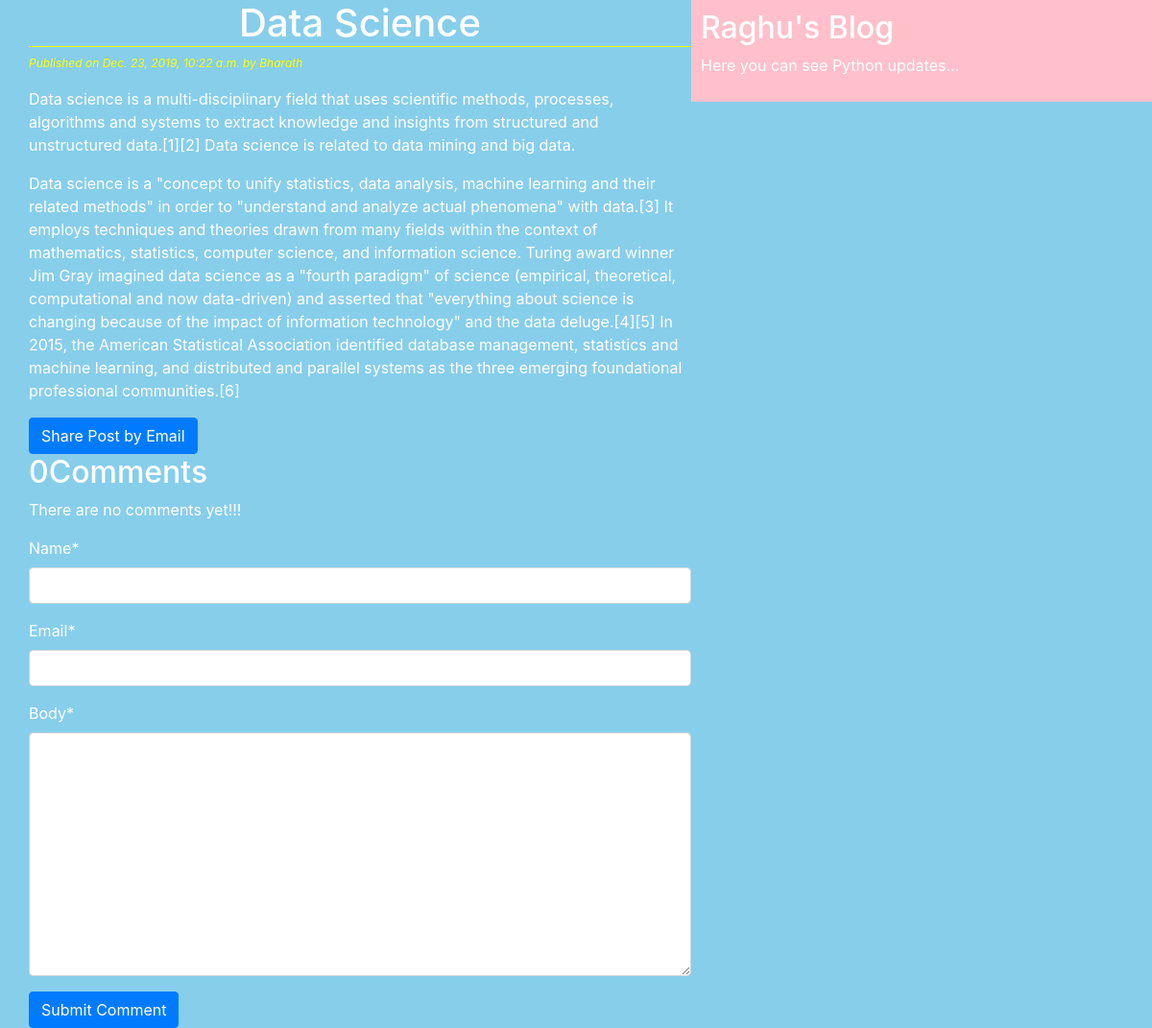
The page /2019/12/23/data-science/ on the database its author committed.
### blogapp/models.py (models this page shows, shortened)
class Post(models.Model):
    STATUS_CHOICES = (('draft', 'Draft'),('published','Published'))
    title = models.CharField(max_length = 250)
    slug = models.SlugField(max_length=250, unique_for_date = 'publish')
    author = models.ForeignKey(User, related_name='blog_posts', on_delete=models.CASCADE)
    body = models.TextField()
    publish = models.DateTimeField(default = timezone.now)
    created = models.DateTimeField(auto_now_add=True)
    updated = models.DateTimeField(auto_now=True)
    status = models.CharField(max_length = 10, choices = STATUS_CHOICES, default = 'draft')
    class Meta:
        ordering = ('-publish',)

### blogapp/views.py (the view)
# urls.py: url(r'^(?P<year>\d{4})/(?P<month>\d{2})/(?P<day>\d{2})/(?P<post>[-\w]+)/$', views.post_detail_view, ),
def post_detail_view(request,year,month,day,post):
    post = get_object_or_404(Post,slug = post,
                                        status = 'published',
                                        publish__year = year,
                                        publish__month = month,
                                        publish__day = day)
    comments = post.comments.filter(active=True)
    csubmit = False
    if request.method == 'POST':
        form = CommentForm(data=request.POST)
        if form.is_valid():
            new_comment = form.save(commit=False)
            new_comment.post = post
            new_comment.save()
            csubmit = True
    else:
        form = CommentForm()
    return render(request,'blogapp/post_detail.html',{'post':post,'form':form,'comments':comments,'csubmit':csubmit})

### blogapp/forms.py
class CommentForm(forms.ModelForm):
    class Meta:
        model = Comment
        fields = ('name','email','body')

### templates/blogapp/post_detail.html (shortened to what this page needs)
<!DOCTYPE html>
{% extends 'blogapp/base.html' %}
{% load crispy_forms_tags %}
{% block content%}
<h1>{{post.title}} </h1>
    <p id='date'>Published on {{post.publish}} by {{post.author|title}}</p>
    {{post.body|linebreaks}}
    <a href="/{{post.id}}/share" class = 'btn btn-primary'>Share Post by Email</a>
    {% with comments.count as comments_count %}
    <h2>{{comments_count}}Comment{{comments_count|pluralize}}</h2>
    {%endwith%}
    {%if comments%}
    {%for comment in comments %}
    <p id='ch'>comment {{forloop.counter}} by {{comment.name}} on {{comment.created}} </p>
    <div class="cb">
      {{comment.body|linebreaks}}
    </div><hr>
    {%endfor%}
    {%else%}
    <p>There are no comments yet!!!</p>
    {%endif%}
    {%if csubmit%}
    <h2>Your comment added successfully</h2>
    {%else%}
    <form method="post">
      {{form|crispy}}
      <input type="submit" class="btn btn-primary" name="" value="Submit Comment">
    </form>
    {%endif%}
  {% endblock %}

### static/css/style.css (style rules this page uses)
h1 { text-align: center; border-bottom: 1px solid yellow; }
body { color: white; background: skyblue; }
#date { font-size: 12px; color: yellow; font-style: italic; }

### rows shown on the page
Post: title "Data Science", publish "Dec. 23, 2019, 10:22 a.m.", author "Bharath", body "Data science is a multi-disciplinary field that uses scientific methods, processes, algorithms and systems to extract knowledge and insights from structured and unstructured data.[1][2] Data science is related to data mining and big data. Data science is a \"concept to unify statistics, data analysis, machine learning and their related methods\" in order to \"understand and analyze actual phenomena\" with data.[3] It employs techniques and theories drawn from many fields within the context of mathematics, statistics, computer science, and information science. Turing award winner Jim Gray imagined data science as a \"fourth paradigm\" of science (empirical, theoretical, computational and now…"

### other values the page prints
{{ comments_count }} "0"
